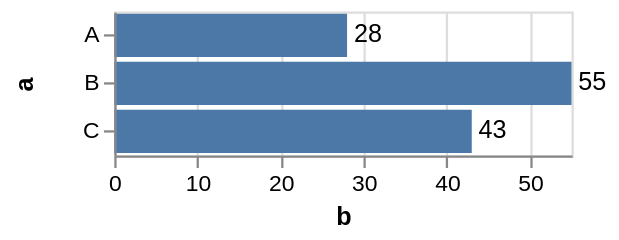

This figure's Vega-Lite source:
### Vega specification from a JSON file in a GitHub repository (floating-point values rounded to 4 significant figures)
{"$schema": "https://vega.github.io/schema/vega/v3.0.json", "description": "A simple bar chart with embedded data.", "autosize": "pad", "padding": 5, "width": 200, "style": "cell", "data": [{"name": "source_0", "values": [{"a": "A", "b": 28}, {"a": "B", "b": 55}, {"a": "C", "b": 43}]}, {"name": "data_1", "source": "source_0", "transform": [{"type": "formula", "expr": "toNumber(datum[\"b\"])", "as": "b"}, {"type": "filter", "expr": "datum[\"b\"] !== null && !isNaN(datum[\"b\"])"}]}, {"name": "data_2", "source": "source_0", "transform": [{"type": "formula", "expr": "toNumber(datum[\"b\"])", "as": "b"}, {"type": "filter", "expr": "datum[\"b\"] !== null && !isNaN(datum[\"b\"])"}]}], "signals": [{"name": "y_step", "value": 21}, {"name": "height", "update": "bandspace(domain('y').length, 0.1, 0.05) * y_step"}], "marks": [{"name": "layer_0_marks", "type": "rect", "style": ["bar"], "from": {"data": "data_1"}, "encode": {"update": {"x": {"scale": "x", "field": "b"}, "x2": {"scale": "x", "value": 0}, "y": {"scale": "y", "field": "a"}, "height": {"scale": "y", "band": true}, "fill": {"value": "#4c78a8"}}}}, {"name": "layer_1_marks", "type": "text", "style": ["text", "label"], "from": {"data": "data_2"}, "encode": {"update": {"x": {"scale": "x", "field": "b"}, "y": {"scale": "y", "field": "a", "band": 0.5}, "text": {"signal": "format(datum[\"b\"], \"\")"}, "fill": {"value": "black"}}}}], "scales": [{"name": "x", "type": "linear", "domain": {"fields": [{"data": "data_1", "field": "b"}, {"data": "data_2", "field": "b"}], "sort": true}, "range": [0, {"signal": "width"}], "nice": true, "zero": true}, {"name": "y", "type": "band", "domain": {"fields": [{"data": "data_1", "field": "a"}, {"data": "data_2", "field": "a"}], "sort": true}, "range": {"step": {"signal": "y_step"}}, "paddingInner": 0.1, "paddingOuter": 0.05}], "axes": [{"scale": "x", "orient": "bottom", "labelOverlap": true, "tickCount": {"signal": "ceil(width/30)"}, "title": "b", "zindex": 1}, {"scale": "x", "orient": "bottom", "domain": false, "grid": true, "labels": false, "maxExtent": 0, "minExtent": 0, "tickCount": {"signal": "ceil(width/30)"}, "ticks": false, "zindex": 0, "gridScale": "y"}, {"scale": "y", "orient": "left", "labelOverlap": true, "title": "a", "zindex": 1}], "config": {"axisY": {"minExtent": 30}, "style": {"label": {"align": "left", "baseline": "middle", "dx": 3}}}}
